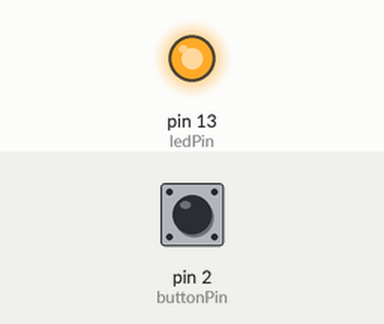
The sketch below on a simulated Arduino Uno, built with avr-gcc and run on an emulated ATmega328P. On the bench: output pins drawn as LEDs (lit = HIGH). The inputs (shaded band) are chosen by the test bench; at power-on: pin 2 (buttonPin) LOW.

Above: at 1.2 s.
1.3 s: pin 2 (buttonPin) pulled HIGH for 0.15 s
At 1.37 s:
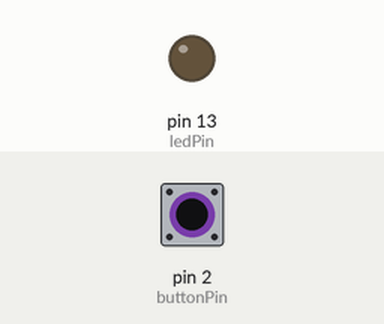
2.9 s: pin 2 (buttonPin) pulled HIGH for 3.2 s
At 7.3 s:
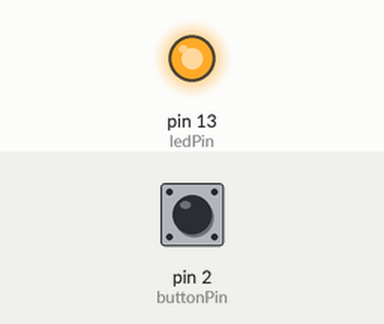
Timing chart, 0 to 8.8 s (numbered marks = the images above; inputs shaded):
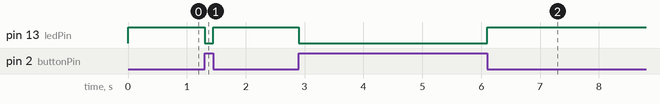

The sketch:

Sketch_03.1_Control_LED_by_Button.ino
```cpp
/*
  Control_LED_by_Button

  modified 2021/6/30
  by http://www.freenove.com
*/

int buttonPin = 2;  // the number of the push button pin
int ledPin = 13;     // the number of the LED pin

void setup() {
  pinMode(buttonPin, INPUT);  // set push button pin into input mode
  pinMode(ledPin, OUTPUT);    // set LED pin into output mode
}

void loop() {
  if (digitalRead(buttonPin) == HIGH) // if the button is not pressed
    digitalWrite(ledPin, LOW);        // switch off LED
  else                                // if the button is pressed
    digitalWrite(ledPin, HIGH);       // switch on LED
}
```

Measured:
- after the input at 1.3 s, pin 13 (ledPin): HIGH → LOW at once, → HIGH 0.15 s later
- after the input at 2.9 s, pin 13 (ledPin): HIGH → LOW at once, → HIGH 3.2 s later
